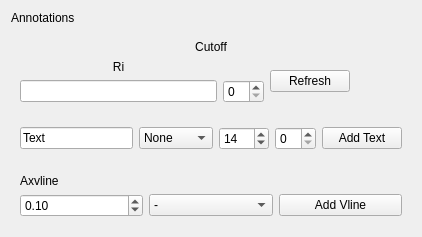
                                <widget class="QWidget" name="widget_19" native="true">
                                 <layout class="QGridLayout" name="gridLayout_16">
                                  <item row="1" column="0">
                                   <widget class="QWidget" name="widget_12" native="true">
                                    <property name="minimumSize">
                                     <size>
                                      <width>400</width>
                                      <height>0</height>
                                     </size>
                                    </property>
                                    <layout class="QGridLayout" name="gridLayout_21">
                                     <item row="0" column="0" colspan="6">
                                      <widget class="QLabel" name="label_32">
                                       <property name="text">
                                        <string>Cutoff</string>
                                       </property>
                                       <property name="alignment">
                                        <set>Qt::AlignCenter</set>
                                       </property>
                                      </widget>
                                     </item>
                                     <item row="3" column="0">
                                      <layout class="QGridLayout" name="gl_Cutoff">
                                       <item row="0" column="0">
                                        <widget class="QLabel" name="label_33">
                                         <property name="text">
                                          <string>Ri</string>
                                         </property>
                                         <property name="alignment">
                                          <set>Qt::AlignCenter</set>
                                         </property>
                                        </widget>
                                       </item>
                                       <item row="1" column="0">
                                        <widget class="QLineEdit" name="le_Ri_Cutoff_List"/>
                                       </item>
                                       <item row="1" column="1">
                                        <widget class="QSpinBox" name="sb_Mode_Text_Rotation"/>
                                       </item>
                                      </layout>
                                     </item>
                                     <item row="3" column="1">
                                      <widget class="QPushButton" name="pb_Recalculate_cutoff">
                                       <property name="text">
                                        <string>Refresh</string>
                                       </property>
                                      </widget>
                                     </item>
                                     <item row="3" column="2" colspan="3">
                                      <spacer name="horizontalSpacer">
                                       <property name="orientation">
                                        <enum>Qt::Horizontal</enum>
                                       </property>
                                       <property name="sizeHint" stdset="0">
                                        <size>
                                         <width>40</width>
                                         <height>20</height>
                                        </size>
                                       </property>
                                      </spacer>
                                     </item>
                                    </layout>
                                   </widget>
                                  </item>
                                  <item row="0" column="0">
                                   <widget class="QLabel" name="label_8">
                                    <property name="text">
                                     <string>Annotations</string>
                                    </property>
                                   </widget>
                                  </item>
                                  <item row="2" column="0">
                                   <widget class="QWidget" name="widget_21" native="true">
                                    <layout class="QGridLayout" name="gridLayout_25">
                                     <item row="0" column="2">
                                      <widget class="QSpinBox" name="sb_Annotation_Text_Size">
                                       <property name="minimumSize">
                                        <size>
                                         <width>50</width>
                                         <height>0</height>
                                        </size>
                                       </property>
                                       <property name="maximumSize">
                                        <size>
                                         <width>50</width>
                                         <height>16777215</height>
                                        </size>
                                       </property>
                                       <property name="minimum">
                                        <number>5</number>
                                       </property>
                                       <property name="value">
                                        <number>14</number>
                                       </property>
                                      </widget>
                                     </item>
                                     <item row="0" column="3">
                                      <widget class="QSpinBox" name="sb_Rotation"/>
                                     </item>
                                     <item row="0" column="1">
                                      <widget class="QComboBox" name="cb_Text_Box">
                                       <item>
                                        <property name="text">
                                         <string>None</string>
                                        </property>
                                       </item>
                                       <item>
                                        <property name="text">
                                         <string>Round</string>
                                        </property>
                                       </item>
                                       <item>
                                        <property name="text">
                                         <string>Square</string>
                                        </property>
                                       </item>
                                       <item>
                                        <property name="text">
                                         <string>Round4</string>
                                        </property>
                                       </item>
                                      </widget>
                                     </item>
                                     <item row="0" column="0">
                                      <widget class="QLineEdit" name="le_Plot_Text_2">
                                       <property name="text">
                                        <string>Text</string>
                                       </property>
                                      </widget>
                                     </item>
                                     <item row="0" column="4">
                                      <widget class="QPushButton" name="pb_Add_Textt">
                                       <property name="text">
                                        <string>Add Text</string>
                                       </property>
                                      </widget>
                                     </item>
                                    </layout>
                                   </widget>
                                  </item>
                                  <item row="5" column="0">
                                   <widget class="QWidget" name="widget_22" native="true">
                                    <layout class="QGridLayout" name="gridLayout_26">
                                     <item row="1" column="0">
                                      <widget class="QDoubleSpinBox" name="dsb_Axvline_X">
                                       <property name="maximum">
                                        <double>9999999999999999635896294965248.000000000000000</double>
                                       </property>
                                       <property name="singleStep">
                                        <double>0.010000000000000</double>
                                       </property>
                                       <property name="value">
                                        <double>0.100000000000000</double>
                                       </property>
                                      </widget>
                                     </item>
                                     <item row="1" column="1">
                                      <widget class="QComboBox" name="cb_Linestyle">
                                       <item>
                                        <property name="text">
                                         <string>-</string>
                                        </property>
                                       </item>
                                       <item>
                                        <property name="text">
                                         <string>--</string>
                                        </property>
                                       </item>
                                       <item>
                                        <property name="text">
                                         <string>-.-</string>
                                        </property>
                                       </item>
                                      </widget>
                                     </item>
                                     <item row="1" column="2">
                                      <widget class="QPushButton" name="pb_Add_Vline">
                                       <property name="text">
                                        <string>Add Vline</string>
                                       </property>
                                      </widget>
                                     </item>
                                     <item row="0" column="0">
                                      <widget class="QLabel" name="label">
                                       <property name="text">
                                        <string>Axvline</string>
                                       </property>
                                      </widget>
                                     </item>
                                    </layout>
                                   </widget>
                                  </item>
                                 </layout>
                                </widget>
